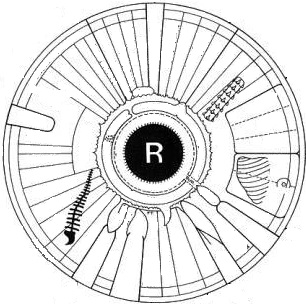
%> input picture eye_left.jpg, 306 x 304 px
$ octave --eval "result = eye_right_function(imread('eye_left.jpg'));"   (GNU Octave 9; MATLAB toolbox functions it lacks are replaced by stand-ins)
%> lines starting %> are read from the running program, lines starting %| are printed output that depends on the picture; in (x1, y1, x2, y2) boxes, pixels count from 0 and x2, y2 are one past the last pixel; in counts of white or black regions, pixels touching at a corner belong together; the program's own positions count from 1

function [F]=eye_right_function(im)
image1=im;
%> image1 is the input picture: size 304x306x3 uint8; min 0, max 255, mean 226.7
map=imread('eye_right.jpg');
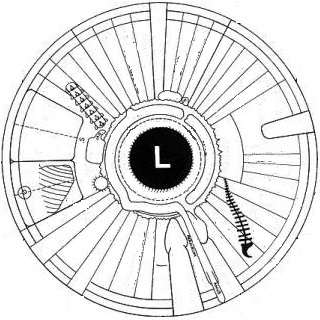
%> input picture eye_right.jpg, 320 x 320 px
%> map is the input picture: size 320x320x3 uint8; min 0, max 255, mean 226
[x,y]=size(image1);
%> x = 304; y = 918
im1=imresize(map, [x,y/3]);
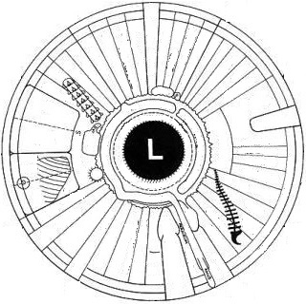
%> im1: size 304x306x3 uint8; min 0, max 255, mean 225.9
im2=im2bw(im1, 0.7);
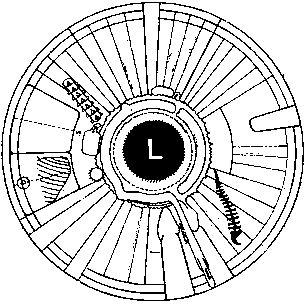
%> im2: size 304x306 logical; 84.8% white; 100 black regions (88 under 20 px), largest, box (x1, y1, x2, y2) and area: (1, 2, 304, 301) 10314, (122, 120, 185, 183) 2875, (176, 108, 206, 195) 300
im2=uint8(im2);
F = image1 .* cat(3, im2, im2, im2);
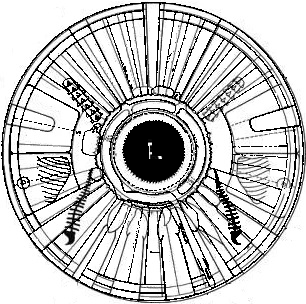
%> F: size 304x306x3 uint8; min 0, max 255, mean 198.4
end
